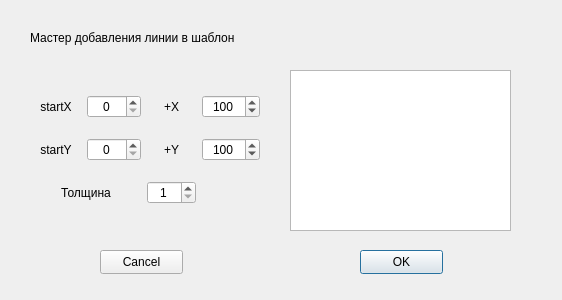
<?xml version="1.0" encoding="UTF-8"?>
<ui version="4.0">
 <class>AddLineMaster</class>
 <widget class="QDialog" name="AddLineMaster">
  <property name="geometry">
   <rect>
    <x>0</x>
    <y>0</y>
    <width>562</width>
    <height>300</height>
   </rect>
  </property>
  <property name="windowTitle">
   <string>AddLineMaster</string>
  </property>
  <widget class="QPushButton" name="OK_but">
   <property name="geometry">
    <rect>
     <x>360</x>
     <y>250</y>
     <width>83</width>
     <height>24</height>
    </rect>
   </property>
   <property name="text">
    <string>OK</string>
   </property>
  </widget>
  <widget class="QPushButton" name="can_but">
   <property name="geometry">
    <rect>
     <x>100</x>
     <y>250</y>
     <width>83</width>
     <height>24</height>
    </rect>
   </property>
   <property name="text">
    <string>Cancel</string>
   </property>
  </widget>
  <widget class="QWidget" name="gridLayoutWidget">
   <property name="geometry">
    <rect>
     <x>20</x>
     <y>70</y>
     <width>251</width>
     <height>161</height>
    </rect>
   </property>
   <layout class="QGridLayout" name="gridLayout">
    <item row="0" column="0">
     <widget class="QLabel" name="label_2">
      <property name="text">
       <string>startX</string>
      </property>
      <property name="alignment">
       <set>Qt::AlignCenter</set>
      </property>
     </widget>
    </item>
    <item row="1" column="0">
     <widget class="QLabel" name="label_3">
      <property name="text">
       <string>startY</string>
      </property>
      <property name="alignment">
       <set>Qt::AlignCenter</set>
      </property>
     </widget>
    </item>
    <item row="0" column="2">
     <widget class="QLabel" name="label_4">
      <property name="text">
       <string>+X</string>
      </property>
      <property name="alignment">
       <set>Qt::AlignCenter</set>
      </property>
     </widget>
    </item>
    <item row="1" column="2">
     <widget class="QLabel" name="label_5">
      <property name="text">
       <string>+Y</string>
      </property>
      <property name="alignment">
       <set>Qt::AlignCenter</set>
      </property>
     </widget>
    </item>
    <item row="2" column="0" colspan="2">
     <widget class="QLabel" name="label_6">
      <property name="text">
       <string>Толщина</string>
      </property>
      <property name="alignment">
       <set>Qt::AlignCenter</set>
      </property>
     </widget>
    </item>
    <item row="0" column="1">
     <widget class="QSpinBox" name="startXspin">
      <property name="alignment">
       <set>Qt::AlignCenter</set>
      </property>
      <property name="minimum">
       <number>0</number>
      </property>
      <property name="maximum">
       <number>1000</number>
      </property>
     </widget>
    </item>
    <item row="1" column="1">
     <widget class="QSpinBox" name="startYspin">
      <property name="alignment">
       <set>Qt::AlignCenter</set>
      </property>
      <property name="minimum">
       <number>0</number>
      </property>
      <property name="maximum">
       <number>1000</number>
      </property>
     </widget>
    </item>
    <item row="1" column="3">
     <widget class="QSpinBox" name="heithSpin">
      <property name="alignment">
       <set>Qt::AlignCenter</set>
      </property>
      <property name="minimum">
       <number>-1000</number>
      </property>
      <property name="maximum">
       <number>1000</number>
      </property>
      <property name="value">
       <number>100</number>
      </property>
     </widget>
    </item>
    <item row="0" column="3">
     <widget class="QSpinBox" name="widthSpin">
      <property name="alignment">
       <set>Qt::AlignCenter</set>
      </property>
      <property name="minimum">
       <number>-1000</number>
      </property>
      <property name="maximum">
       <number>1000</number>
      </property>
      <property name="value">
       <number>100</number>
      </property>
     </widget>
    </item>
    <item row="2" column="2">
     <widget class="QSpinBox" name="thickSpin">
      <property name="alignment">
       <set>Qt::AlignCenter</set>
      </property>
      <property name="minimum">
       <number>1</number>
      </property>
     </widget>
    </item>
   </layout>
  </widget>
  <widget class="QLabel" name="label">
   <property name="geometry">
    <rect>
     <x>30</x>
     <y>30</y>
     <width>261</width>
     <height>16</height>
    </rect>
   </property>
   <property name="text">
    <string>Мастер добавления линии в шаблон</string>
   </property>
  </widget>
  <widget class="QGraphicsView" name="grView">
   <property name="geometry">
    <rect>
     <x>290</x>
     <y>70</y>
     <width>221</width>
     <height>161</height>
    </rect>
   </property>
  </widget>
 </widget>
 <layoutdefault spacing="6" margin="11"/>
 <resources/>
 <connections/>
</ui>
